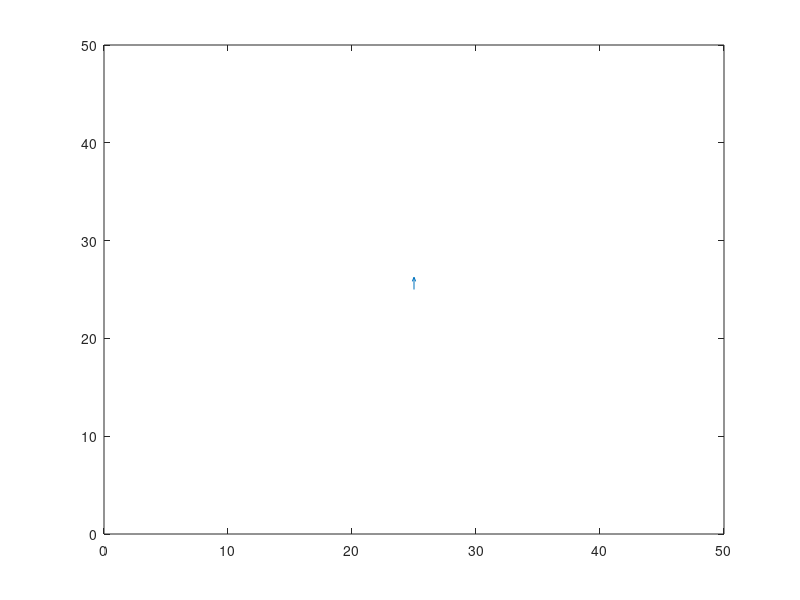

Recreate this plot in MATLAB. (Note: this script raises an error after producing the figure.)
clc
close all

nx=50;

u=zeros(nx,nx);
v=zeros(nx,nx);

v(nx/2,nx/2)=5;

figure();
quiver(u,v);

it = 0; 
itmax = 2000;
dt = 0.1;


u0 = zeros(nx,nx);
v0 = zeros(nx,nx);

mu=0.1;
lambda = 2;

while it < itmax
    
    u0 = u0 + dt.*(mu*(Dxx(u0) + Dyy(u0)) + (mu + lambda)*(Dxx(u0) + Dx(Dy(v0))) - u);
    v0 = v0 + dt.*(mu*(Dxx(v0) + Dyy(v0)) + (mu + lambda)*(Dy(Dx(u0)) + Dyy(v0)) - v);
    it = it + 1

end